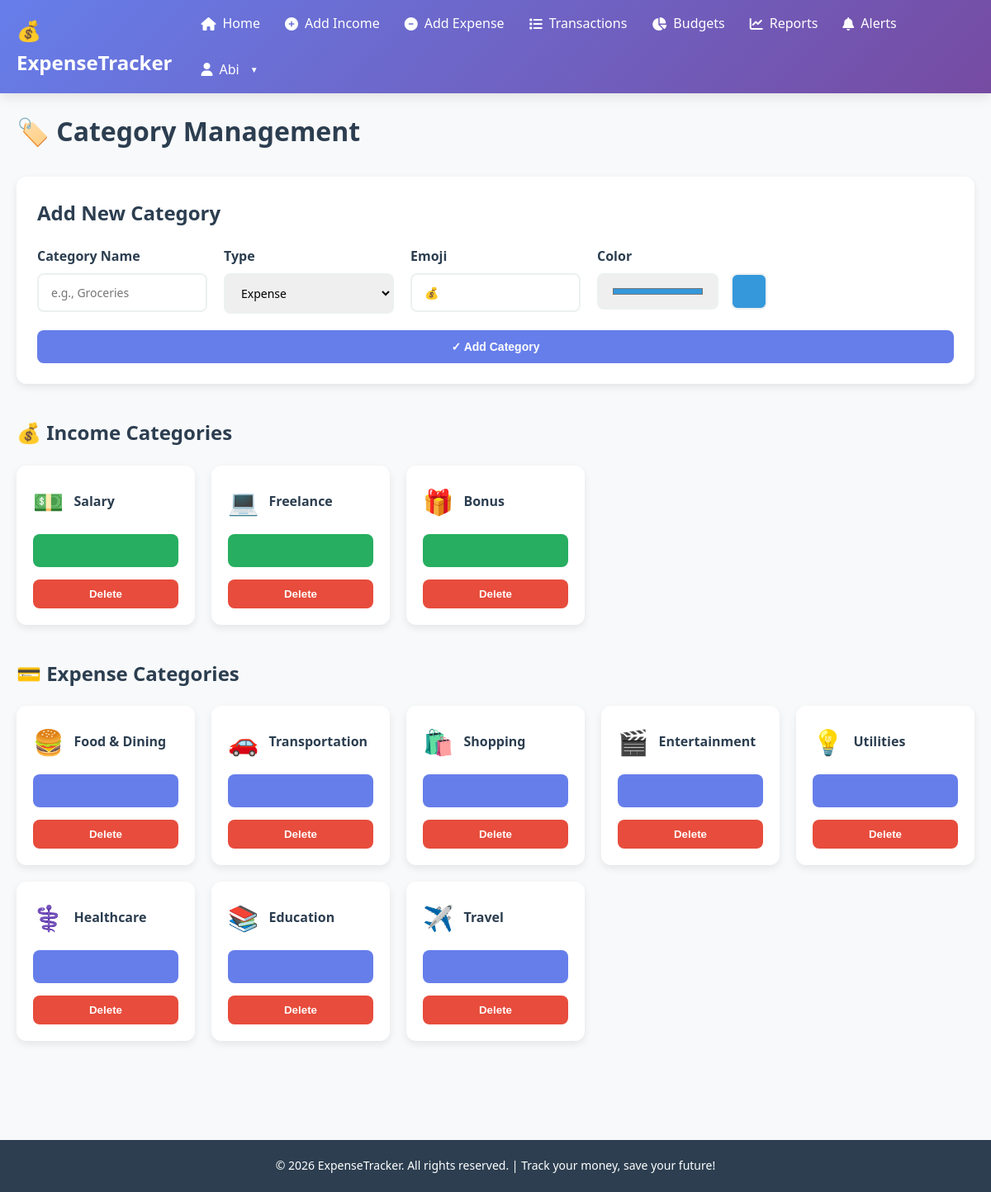
The page /categories/ (signed in) on the database its author committed.
### tracker/models.py (models this page shows, shortened)
class Category(models.Model):
    CATEGORY_TYPES = [
        ('income', 'Income'),
        ('expense', 'Expense'),
    ]
    name = models.CharField(max_length=100)
    category_type = models.CharField(max_length=10, choices=CATEGORY_TYPES)
    emoji = models.CharField(max_length=10, default='💰')
    color = models.CharField(max_length=7, default='#3498db')
    user = models.ForeignKey(User, on_delete=models.CASCADE, related_name='categories')
    created_at = models.DateTimeField(default=timezone.now)
    class Meta:
        verbose_name_plural = "Categories"
        unique_together = ['user', 'name', 'category_type']

### tracker/views.py (the view, shortened to what this page needs)
# urls.py: path('categories/', views.category_management, name='category_management'),
@login_required(login_url='login')
def category_management(request):
    income_categories = Category.objects.filter(user=request.user, category_type='income')
    expense_categories = Category.objects.filter(user=request.user, category_type='expense')
    context = {
        'income_categories': income_categories,
        'expense_categories': expense_categories,
    }
    return render(request, 'category_management.html', context)

### templates/category_management.html (shortened to what this page needs)
{% extends "base.html" %}
{% load static %}
{% block content %}
<div class="categories-container">
    <h1>🏷️ Category Management</h1>
    <div class="add-category-section">
        <div class="form-card">
            <h2>Add New Category</h2>
            <form method="POST" class="category-form">
                <div class="form-group">
                    <label for="name">Category Name</label>
                    <input type="text" name="name" id="name" required placeholder="e.g., Groceries">
                </div>
                <div class="form-group">
                    <label for="category_type">Type</label>
                    <select name="category_type" id="category_type" required>
                        <option value="expense">Expense</option>
                    </select>
                </div>
                <div class="form-group">
                    <label for="emoji">Emoji</label>
                    <input type="text" name="emoji" id="emoji" maxlength="3" placeholder="😀" value="💰">
                </div>
                <div class="form-group">
                    <label for="color">Color</label>
                    <div class="color-picker">
                        <input type="color" name="color" id="color" value="#3498db">
                        <span id="colorPreview" class="color-preview" style="background-color: #3498db;"></span>
                    </div>
                </div>
                <button type="submit" class="btn btn-primary btn-block">✓ Add Category</button>
            </form>
        </div>
    </div>
    <div class="categories-section">
        <h2>💰 Income Categories</h2>
        {% if income_categories %}
            <div class="categories-grid">
                {% for cat in income_categories %}
                <div class="category-card">
                    <div class="category-header">
                        <span class="emoji">{{ cat.emoji }}</span>
                        <span class="name">{{ cat.name }}</span>
                    </div>
                    <div class="category-color" style="background-color: {{ cat.color }};"></div>
                    <form method="POST" class="category-delete">
                        <button type="submit" class="btn-delete" onclick="return confirm('Are you sure?')">Delete</button>
                    </form>
                </div>
                {% endfor %}
            </div>
        {% else %}
            <p class="no-data">No income categories yet</p>
        {% endif %}
    </div>
    <div class="categories-section">
        <h2>💳 Expense Categories</h2>
        {% if expense_categories %}
            <div class="categories-grid">
                {% for cat in expense_categories %}
                <div class="category-card">
                    <div class="category-header">
                        <span class="emoji">{{ cat.emoji }}</span>
                        <span class="name">{{ cat.name }}</span>
                    </div>
                    <div class="category-color" style="background-color: {{ cat.color }};"></div>
                    <form method="POST" class="category-delete">
                        <button type="submit" class="btn-delete" onclick="return confirm('Are you sure?')">Delete</button>
                    </form>
                </div>
                {% endfor %}
            </div>
        {% else %}
            <p class="no-data">No expense categories yet</p>
        {% endif %}
    </div>
</div>
{% endblock %}

### templates/base.html (shortened to what this page needs)
<!DOCTYPE html>
<html lang="en">
<head>
    {% load static %}
    <link rel="stylesheet" href="{% static 'css/style.css' %}">
    <link rel="stylesheet" href="https://cdnjs.cloudflare.com/ajax/libs/font-awesome/6.4.0/css/all.min.css">
</head>
<body>
    {% if user.is_authenticated %}
    <nav class="navbar">
        <div class="navbar-container">
            <div class="navbar-brand">
                <a href="{% url 'home' %}">💰 ExpenseTracker</a>
            </div>
            <ul class="navbar-menu">
                <li><a href="{% url 'home' %}"><i class="fas fa-home"></i> Home</a></li>
                <li><a href="{% url 'add_income' %}"><i class="fas fa-plus-circle"></i> Add Income</a></li>
                <li><a href="{% url 'add_expense' %}"><i class="fas fa-minus-circle"></i> Add Expense</a></li>
                <li><a href="{% url 'transactions' %}"><i class="fas fa-list"></i> Transactions</a></li>
                <li><a href="{% url 'budgets' %}"><i class="fas fa-chart-pie"></i> Budgets</a></li>
                <li><a href="{% url 'reports' %}"><i class="fas fa-chart-line"></i> Reports</a></li>
                <li><a href="{% url 'alerts' %}" class="alerts-link">
                    <i class="fas fa-bell"></i> Alerts
                </a></li>
                <li class="dropdown">
                    <a href="#" class="dropdown-toggle"><i class="fas fa-user"></i> {{ user.username }}</a>
                </li>
            </ul>
        </div>
    </nav>
    {% endif %}
    <main class="main-content">
        {% block content %}{% endblock %}
    </main>
    <footer class="footer">
        <p>&copy; 2026 ExpenseTracker. All rights reserved. | Track your money, save your future!</p>
    </footer>
</body>
</html>

### static/css/style.css (style rules this page uses)
* { margin: 0; padding: 0; box-sizing: border-box; }
:root { --primary: #667eea; --primary-dark: #764ba2; --success: #27ae60; --danger: #e74c3c; --warning: #f39c12; --info: #3498db; --light: #ecf0f1; --dark: #2c3e50; --gray: #95a5a6; --text: #34495e; }
html { scroll-behavior: smooth; }
body { font-family: 'Segoe UI', Tahoma, Geneva, Verdana, sans-serif; background: #f8f9fa; color: var(--text); line-height: 1.6; }
.navbar { background: linear-gradient(135deg, #667eea 0%, #764ba2 100%); color: white; padding: 1rem 0; box-shadow: 0 4px 15px rgba(0, 0, 0, 0.1); position: sticky; top: 0; z-index: 100; }
.navbar-container { max-width: 1200px; margin: 0 auto; padding: 0 20px; display: flex; justify-content: space-between; align-items: center; }
.navbar-brand { font-size: 24px; font-weight: bold; text-decoration: none; }
.navbar-brand a { color: white; text-decoration: none; transition: opacity 0.3s; }
.navbar-menu { list-style: none; display: flex; gap: 30px; align-items: center; flex-wrap: wrap; }
.navbar-menu a { color: white; text-decoration: none; font-weight: 500; transition: all 0.3s; display: flex; align-items: center; gap: 8px; position: relative; }
.dropdown { position: relative; }
.dropdown-toggle::after { content: '▼'; font-size: 10px; margin-left: 5px; }
.btn { display: inline-block; padding: 12px 24px; border-radius: 8px; text-decoration: none; font-weight: 600; border: none; cursor: pointer; transition: all 0.3s; font-size: 14px; text-align: center; minwidth: 120px; }
.btn-primary { background: var(--primary); color: white; }
.footer { background: var(--dark); color: white; text-align: center; padding: 20px; margin-top: 60px; font-size: 14px; }
.form-card { background: white; padding: 30px; border-radius: 12px; box-shadow: 0 4px 10px rgba(0, 0, 0, 0.08); animation: slideUp 0.6s ease-out; }
.form-group { display: flex; flex-direction: column; gap: 8px; }
.form-group label { font-weight: 600; color: var(--dark); }
.form-group input, .form-group select, .form-group textarea { padding: 12px 15px; border: 2px solid var(--light); border-radius: 8px; font-size: 14px; font-family: inherit; transition: border-color 0.3s, box-shadow 0.3s; }

### templates/category_management.html (style rules this page uses)
.categories-container { max-width: 1200px; margin: 0 auto; padding: 20px; }
h1 { color: #2c3e50; margin-bottom: 30px; }
.categories-section { margin-bottom: 40px; }
.categories-section h2 { color: #2c3e50; margin-bottom: 20px; }
.add-category-section { margin-bottom: 40px; }
.form-card { background: white; padding: 25px; border-radius: 12px; box-shadow: 0 4px 10px rgba(0, 0, 0, 0.08); animation: slideUp 0.6s ease-out; }
.form-card h2 { color: #2c3e50; margin-bottom: 20px; }
.category-form { display: grid; grid-template-columns: repeat(auto-fit, minmax(200px, 1fr)); gap: 20px; }
.form-group { display: flex; flex-direction: column; gap: 8px; }
.form-group label { font-weight: 600; color: #2c3e50; }
.form-group input, .form-group select { padding: 12px 15px; border: 2px solid #ecf0f1; border-radius: 8px; font-size: 14px; transition: border-color 0.3s; }
.color-picker { display: flex; gap: 15px; align-items: center; }
.color-picker input { flex: 1; height: 44px; cursor: pointer; }
.color-preview { width: 44px; height: 44px; border-radius: 8px; border: 2px solid #ecf0f1; }
.btn-block { grid-column: 1 / -1; }
.categories-grid { display: grid; grid-template-columns: repeat(auto-fill, minmax(200px, 1fr)); gap: 20px; }
.category-card { background: white; border-radius: 12px; padding: 20px; box-shadow: 0 4px 10px rgba(0, 0, 0, 0.08); animation: fadeIn 0.6s ease-out; transition: transform 0.3s, box-shadow 0.3s; display: flex; flex-direction: column; }
.category-header { display: flex; align-items: center; gap: 12px; margin-bottom: 15px; flex: 1; }
.emoji { font-size: 30px; }
.name { font-size: 16px; font-weight: 600; color: #2c3e50; word-break: break-word; }
.category-color { height: 40px; border-radius: 8px; margin-bottom: 15px; }
.category-delete { margin-top: auto; }
.btn-delete { width: 100%; padding: 10px; background: #e74c3c; color: white; border: none; border-radius: 8px; font-weight: 600; cursor: pointer; transition: all 0.3s; }

### rows shown on the page
Category: emoji "💵", name "Salary"
Category: emoji "💻", name "Freelance"
Category: emoji "🎁", name "Bonus"
Category: emoji "🍔", name "Food & Dining"
Category: emoji "🚗", name "Transportation"
Category: emoji "🛍️", name "Shopping"
Category: emoji "🎬", name "Entertainment"
Category: emoji "💡", name "Utilities"
Category: emoji "⚕️", name "Healthcare"
Category: emoji "📚", name "Education"
Category: emoji "✈️", name "Travel"

### other values the page prints
{{ user.username }} "Abi"
